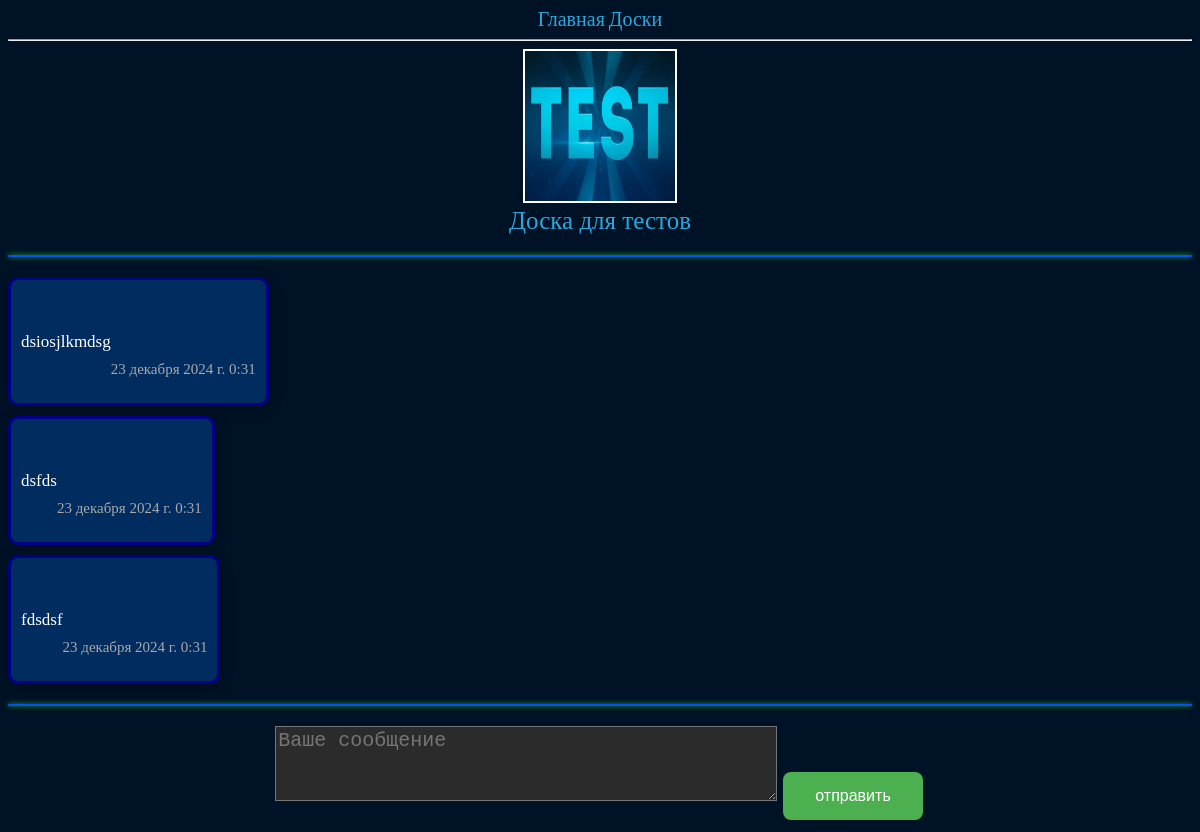
Page /boards/0137a892-8954-4484-8b78-4aba3216eea9 on the earlier database version.
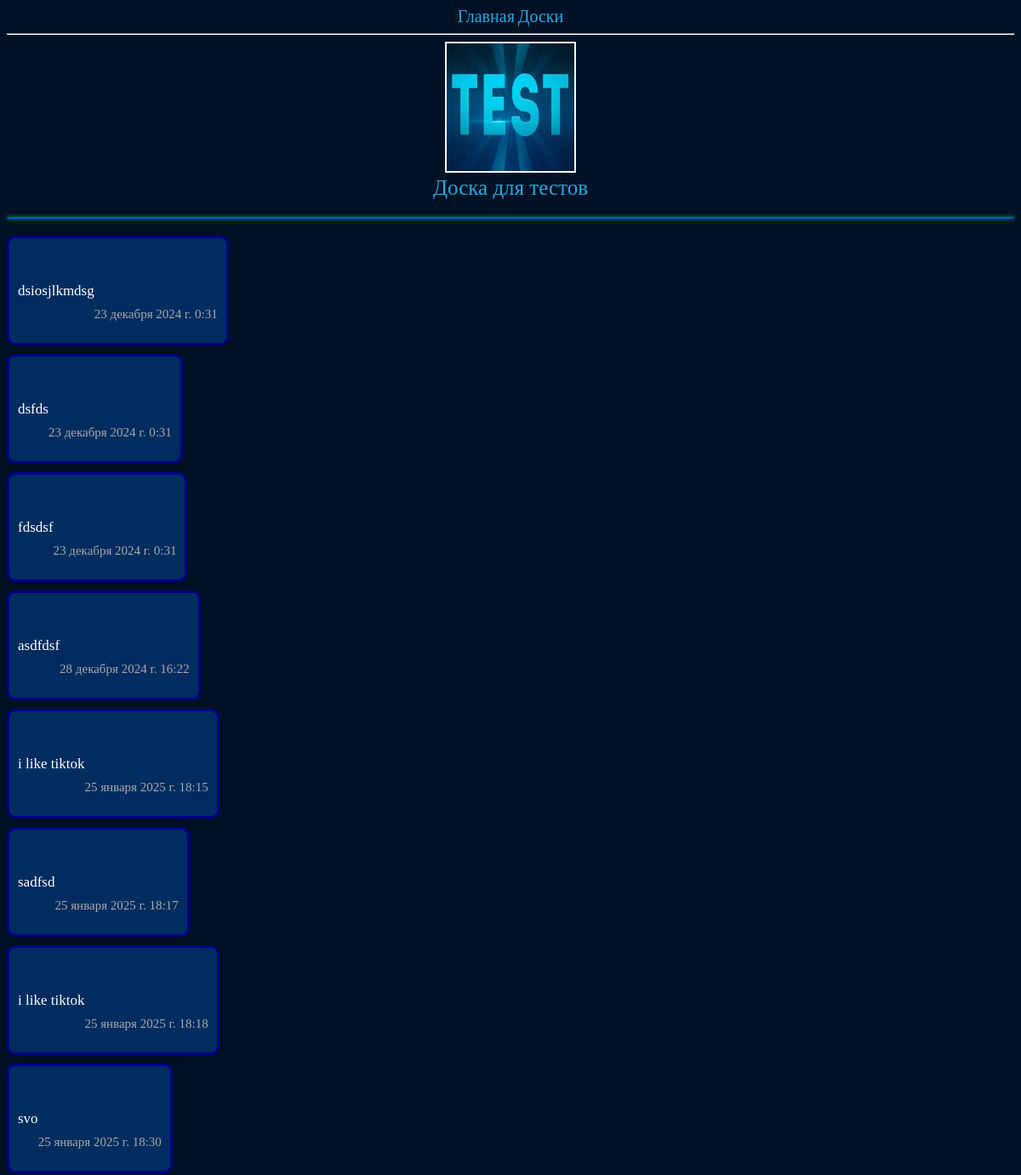
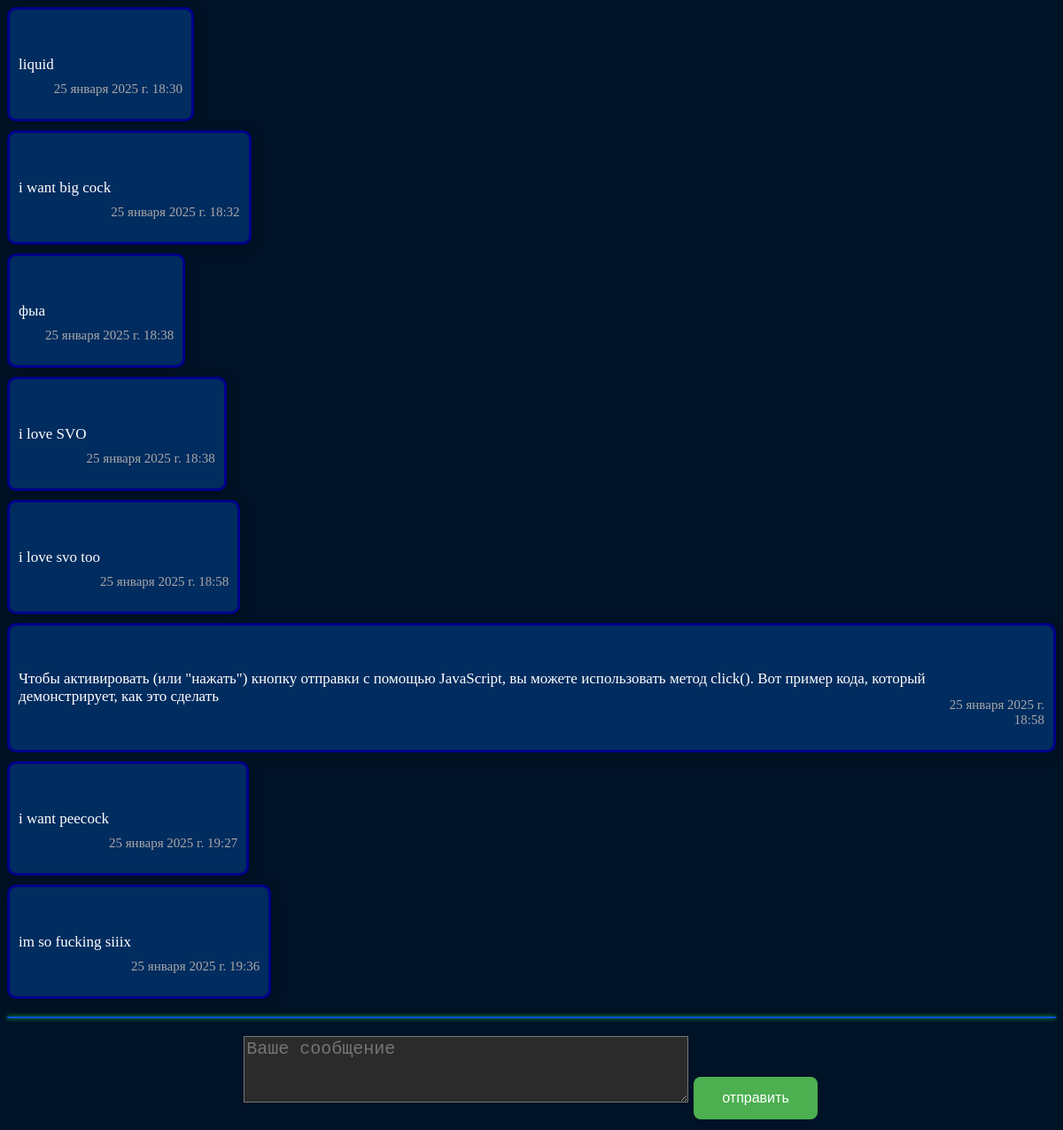
Same page on the later database version (2 pictures, top to bottom).
### Forum/models.py (models this page shows)
class Message(models.Model):
    board = models.ForeignKey(Board, on_delete=models.CASCADE)
    uuid = models.CharField(default=uuid.uuid4, blank=False, unique=True, editable=False, max_length=120)
    datetime = models.DateTimeField(default=datetime.datetime.now)
    text = models.TextField()

### Forum/views.py (the view)
# urls.py: path("boards/<str:board_uuid>", boardbyuuid),
def boardbyuuid(request, board_uuid):
    global board, messages
    if request.method == "POST":
        form = MessageForm(request.POST)
        if form.is_valid():
            Message.objects.create(board=get_object_or_404(Board, uuid=board_uuid), text=form.cleaned_data["text"]).save()
            return HttpResponseRedirect(f"/boards/{board_uuid}")
        else:
            return HttpResponse(form.errors)
    else:
        form = MessageForm()
        board = Board.objects.get(uuid=board_uuid)
        messages = Message.objects.filter(board_id=board.id)
    return render(request, "board.html", context={"form": form, "board": board, "messages": messages})

### Forum/forms.py
class MessageForm(forms.Form):
    text = forms.CharField(widget=forms.Textarea)

### templates/board.html (shortened to what this page needs)
{% extends "base.html" %}
{% load static %}
{% block style %}<link rel="stylesheet" href="{% static 'Forum/css/main.css' %}">{% endblock %}
{% block body %}
    <img id="boardimage" src="{{ board.image.url }}">
    <a id="boardname" href="/boards/info/{{ board.id }}">{{ board.name }}</a>
    <hr class="styled-hr">
    {% for m in messages %}
        <div class="contextmenu-target-element message">
        <p class="message-text">{{ m.text }} <p class="message-datetime">{{ m.datetime }}</p></p>
        </div>
        {% empty %}
        <div class="contextmenu-target-element message">
        <p>Здесь пока что ничего нет?</p>
        <p class="message-datetime">256 августа 2077г. 11:11</p>
        </div>
    {% endfor %}
<hr class="styled-hr">
    <form method="post">
    <textarea placeholder="Ваше сообщение" name="text" cols="40" rows="3" required="" id="id_text"></textarea>
    <input id="submit_btn" type="submit" value="отправить">
    </form>
{% endblock %}

Differences in the rows shown:
added Message: text "asdfdsf", datetime "28 декабря 2024 г. 16:22"
added Message: text "i like tiktok", datetime "25 января 2025 г. 18:15"
added Message: text "sadfsd", datetime "25 января 2025 г. 18:17"
added Message: text "i like tiktok", datetime "25 января 2025 г. 18:18"
added Message: text "svo", datetime "25 января 2025 г. 18:30"
added Message: text "liquid", datetime "25 января 2025 г. 18:30"
added Message: text "i want big cock", datetime "25 января 2025 г. 18:32"
added Message: text "фыа", datetime "25 января 2025 г. 18:38"
added Message: text "i love SVO", datetime "25 января 2025 г. 18:38"
added Message: text "i love svo too", datetime "25 января 2025 г. 18:58"
added Message: text "Чтобы активировать (или \"нажать\") кнопку отправки с помощью JavaScript, вы можете использовать метод click(). Вот пример кода, который демонстрирует, как это сделать", datetime "25 января 2025 г. 18:58"
added Message: text "i want peecock", datetime "25 января 2025 г. 19:27"
added Message: text "im so fucking siiix", datetime "25 января 2025 г. 19:36"
